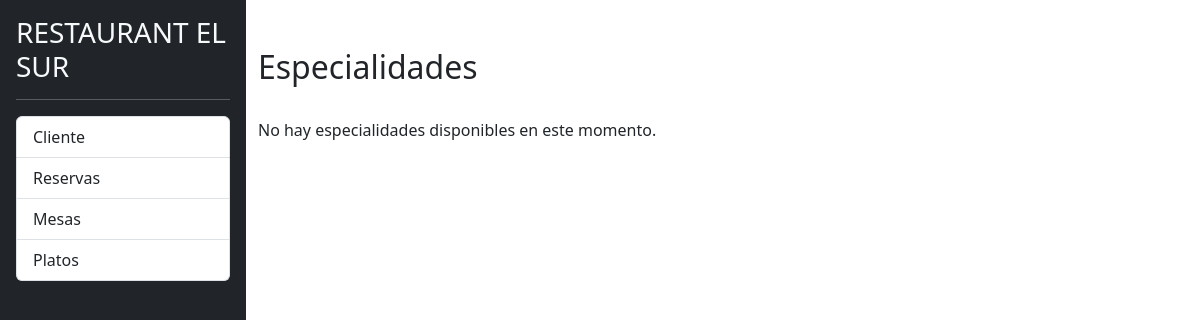
Before: / with the older database file.
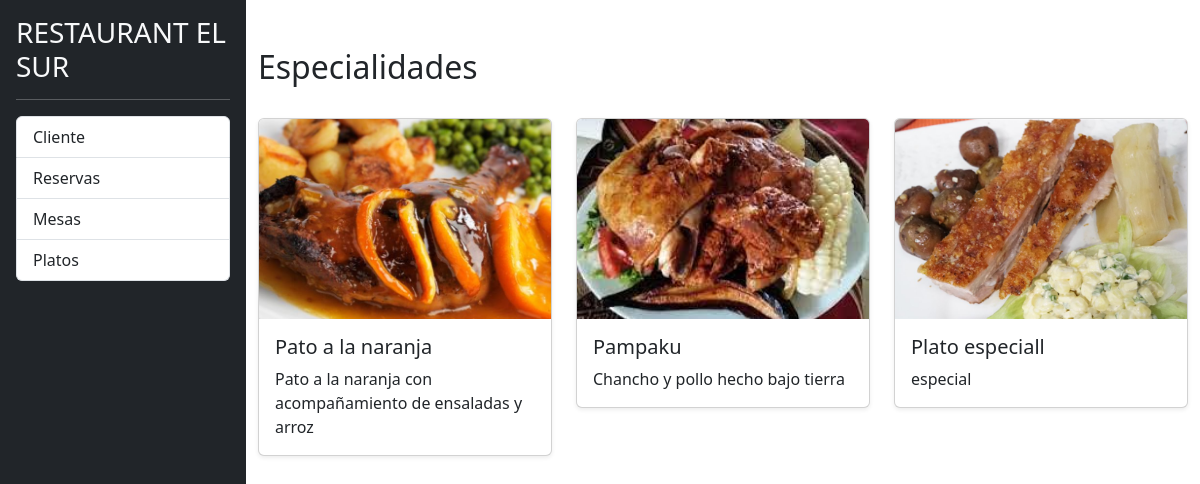
After: the same page with the newer database file.
### tables this page shows
CREATE TABLE `menus` (
  `id` int(11) NOT NULL,
  `nombre` varchar(255) NOT NULL,
  `descripcion` varchar(255) DEFAULT NULL,
  `url_imagen` varchar(255) DEFAULT NULL
);

### index.php (the view, shortened to what this page needs)
<?php
include 'php/conexion.php';
$sqlPlatos = "SELECT nombre, descripcion, url_imagen FROM menus";
$resultadoPlatos = $conn->query($sqlPlatos);
?>
<!DOCTYPE html>
<html lang="es">
<head>
    <link rel="stylesheet" href="css/bootstrap.min.css">
    <link rel="stylesheet" href="css/styles.css" />
</head>
<body>
    <div class="d-flex">
        <div class="bg-dark border-rigth p-3" id="sidebar">
            <h3 class="text-light">RESTAURANT EL SUR</h3>
            <hr class="text-white" />
            <div class="list-group list-reset">
                <a href="listado_clientes.php" class="list-group-item list-group-item-action">Cliente</a>
                <a href="listado_reservas.php" class="list-group-item list-group-item-action">Reservas</a>
                <a href="listado_mesas.php" class="list-group-item list-group-item-action">Mesas</a>
                <a href="listado_menus.php" class="list-group-item list-group-item-action">Platos</a>
            </div>
        </div>
        <div class="container">
            <div class="row align-items-center mt-5">
                <div class="col-md-8">
                    <h2>Especialidades</h2>
                </div>
            </div>
            <div class="row mt-4">
                <?php if ($resultadoPlatos->num_rows > 0): ?>
                    <?php while ($plato = $resultadoPlatos->fetch_assoc()): ?>
                        <div class="col-md-4">
                            <div class="card mb-4 shadow-sm">
                                <img src="<?php echo $plato['url_imagen']; ?>" class="card-img-top" alt="<?php echo $plato['nombre']; ?>" style="height: 200px; object-fit: cover;">
                                <div class="card-body">
                                    <h5 class="card-title"><?php echo $plato['nombre']; ?></h5>
                                    <p class="card-text"><?php echo $plato['descripcion']; ?></p>
                                </div>
                            </div>
                        </div>
                    <?php endwhile; ?>
                <?php else: ?>
                    <div class="col-md-12">
                        <p>No hay especialidades disponibles en este momento.</p>
                    </div>
                <?php endif; ?>
            </div>
        </div>
    </div>
</body>
</html>

### css/styles.css (style rules this page uses)
html, body { height: 100%; }
#sidebar { height: 100%; min-height: 200vh; min-width: 180px; }

Changed rows visible on the page:
added menus: url_imagen (picture), nombre "Pato a la naranja", descripcion "Pato a la naranja con acompañamiento de ensaladas y arroz"
added menus: url_imagen (picture), nombre "Pampaku", descripcion "Chancho y pollo hecho bajo tierra"
added menus: url_imagen (picture), nombre "Plato especiall", descripcion "especial"
Other visible differences:
text no longer shown: "No hay especialidades disponibles en este momento."
